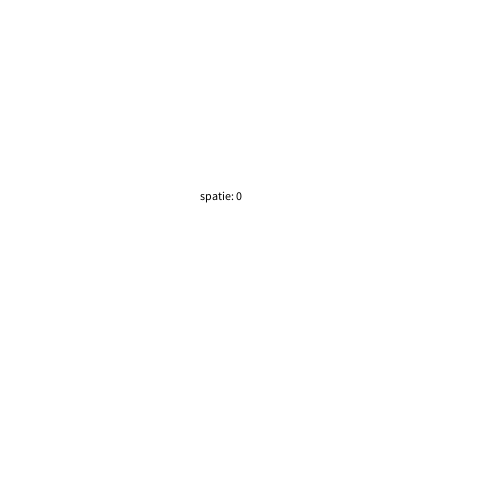
Frame 1 (no input)
Frame 60 (the mouse pressed at the canvas centre just before this capture): identical to frame 1, image omitted
Frame 120 (the mouse held since frame 60 and released just before this capture): identical to frame 1, image omitted

The Processing sketch that drew this single still picture (run headless with seeded random() and noise(); from frame 60 on, the mouse is pressed at the canvas centre):

// Processing sketch: H12_opd_2
// ── H12_opd_2.pde
int seconde;
int aantalspatie = 0;
boolean racing = true;

void setup(){
size(500,500);
}

void draw(){
background(255,255,255);

seconde = millis()/1000;
if(seconde >= 10){
  racing = false;
}
fill(0,0,0);
text("spatie: " + aantalspatie, 200,200);
}

void keyReleased(){
if(keyCode == 32 && racing){
  aantalspatie++;
}
}
